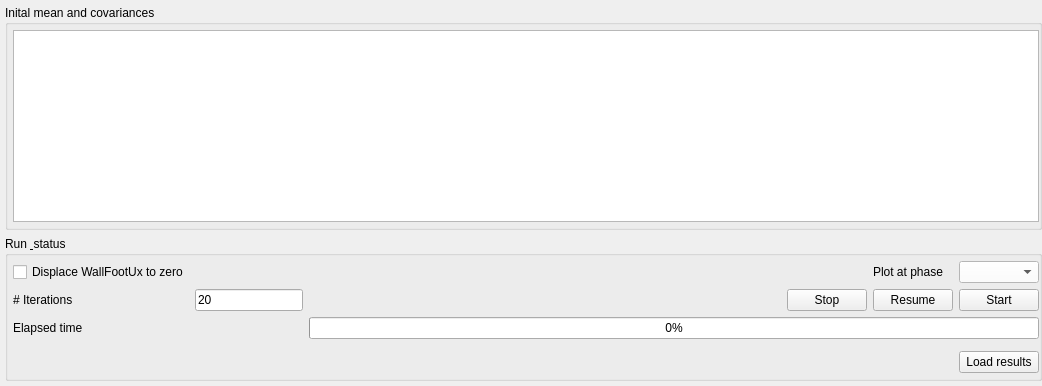
           <widget class="QWidget" name="tab_11">
            <attribute name="title">
             <string>UKF</string>
            </attribute>
            <layout class="QVBoxLayout" name="verticalLayout_13">
             <property name="leftMargin">
              <number>5</number>
             </property>
             <property name="topMargin">
              <number>5</number>
             </property>
             <property name="rightMargin">
              <number>0</number>
             </property>
             <property name="bottomMargin">
              <number>5</number>
             </property>
             <item>
              <widget class="QGroupBox" name="groupBox_25">
               <property name="title">
                <string>Inital mean and covariances</string>
               </property>
               <layout class="QGridLayout" name="gridLayout_20">
                <property name="leftMargin">
                 <number>5</number>
                </property>
                <property name="topMargin">
                 <number>5</number>
                </property>
                <property name="rightMargin">
                 <number>0</number>
                </property>
                <property name="bottomMargin">
                 <number>5</number>
                </property>
                <item row="0" column="0" colspan="2">
                 <widget class="QTableWidget" name="tableWidget_3">
                  <property name="sizePolicy">
                   <sizepolicy hsizetype="Expanding" vsizetype="Preferred">
                    <horstretch>0</horstretch>
                    <verstretch>0</verstretch>
                   </sizepolicy>
                  </property>
                 </widget>
                </item>
               </layout>
              </widget>
             </item>
             <item>
              <widget class="QGroupBox" name="groupBox_32">
               <property name="sizePolicy">
                <sizepolicy hsizetype="Preferred" vsizetype="Expanding">
                 <horstretch>0</horstretch>
                 <verstretch>0</verstretch>
                </sizepolicy>
               </property>
               <property name="title">
                <string>Run &amp; status</string>
               </property>
               <layout class="QGridLayout" name="gridLayout_28">
                <property name="leftMargin">
                 <number>5</number>
                </property>
                <property name="topMargin">
                 <number>5</number>
                </property>
                <property name="rightMargin">
                 <number>0</number>
                </property>
                <property name="bottomMargin">
                 <number>5</number>
                </property>
                <item row="6" column="0" colspan="6">
                 <widget class="QWidget" name="widget_2" native="true">
                  <property name="sizePolicy">
                   <sizepolicy hsizetype="Preferred" vsizetype="Expanding">
                    <horstretch>0</horstretch>
                    <verstretch>0</verstretch>
                   </sizepolicy>
                  </property>
                  <property name="styleSheet">
                   <string notr="true">background-color: rgb(255, 255, 255);</string>
                  </property>
                 </widget>
                </item>
                <item row="1" column="5">
                 <widget class="QPushButton" name="pushButton_65">
                  <property name="text">
                   <string>Start</string>
                  </property>
                 </widget>
                </item>
                <item row="1" column="4">
                 <widget class="QPushButton" name="pushButton_64">
                  <property name="text">
                   <string>Resume</string>
                  </property>
                 </widget>
                </item>
                <item row="2" column="2" colspan="4">
                 <widget class="QProgressBar" name="progressBar">
                  <property name="value">
                   <number>0</number>
                  </property>
                 </widget>
                </item>
                <item row="1" column="0">
                 <widget class="QLabel" name="label_79">
                  <property name="text">
                   <string># Iterations</string>
                  </property>
                 </widget>
                </item>
                <item row="7" column="0" colspan="5">
                 <spacer name="horizontalSpacer_25">
                  <property name="orientation">
                   <enum>Qt::Horizontal</enum>
                  </property>
                  <property name="sizeHint" stdset="0">
                   <size>
                    <width>940</width>
                    <height>20</height>
                   </size>
                  </property>
                 </spacer>
                </item>
                <item row="1" column="1">
                 <widget class="QLineEdit" name="lineEdit_51">
                  <property name="sizePolicy">
                   <sizepolicy hsizetype="Preferred" vsizetype="Fixed">
                    <horstretch>0</horstretch>
                    <verstretch>0</verstretch>
                   </sizepolicy>
                  </property>
                  <property name="text">
                   <string>20</string>
                  </property>
                 </widget>
                </item>
                <item row="1" column="2">
                 <spacer name="horizontalSpacer_28">
                  <property name="orientation">
                   <enum>Qt::Horizontal</enum>
                  </property>
                  <property name="sizeHint" stdset="0">
                   <size>
                    <width>40</width>
                    <height>20</height>
                   </size>
                  </property>
                 </spacer>
                </item>
                <item row="2" column="0" colspan="2">
                 <widget class="QLabel" name="label_74">
                  <property name="text">
                   <string>Elapsed time</string>
                  </property>
                 </widget>
                </item>
                <item row="1" column="3">
                 <widget class="QPushButton" name="pushButton_63">
                  <property name="text">
                   <string>Stop</string>
                  </property>
                 </widget>
                </item>
                <item row="7" column="5">
                 <widget class="QPushButton" name="pushButton_66">
                  <property name="text">
                   <string>Load results</string>
                  </property>
                 </widget>
                </item>
                <item row="0" column="0">
                 <widget class="QCheckBox" name="checkBox_7">
                  <property name="text">
                   <string>Displace WallFootUx to zero</string>
                  </property>
                 </widget>
                </item>
                <item row="0" column="5">
                 <widget class="QComboBox" name="comboBox_52">
                  <property name="styleSheet">
                   <string notr="true">background-color: rgb(255, 255, 255);</string>
                  </property>
                 </widget>
                </item>
                <item row="0" column="4">
                 <widget class="QLabel" name="label_158">
                  <property name="text">
                   <string>Plot at phase</string>
                  </property>
                 </widget>
                </item>
               </layout>
              </widget>
             </item>
            </layout>
           </widget>
